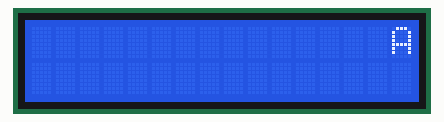
Recording of a sketch running on a simulated Arduino Uno, built with avr-gcc and run on an emulated ATmega328P. Shown: 16×2 character LCD.

Above: at 0.69 s.
At 1.83 s:
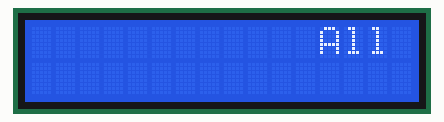
At 2.6 s:
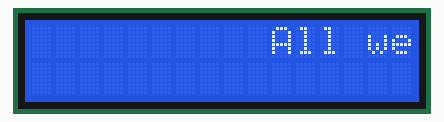
At 3.36 s:
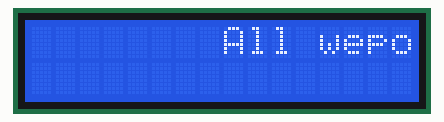
At 4.88 s:
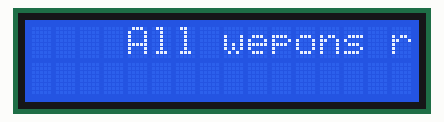
At 6.41 s:
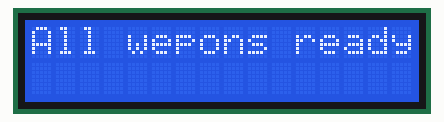

Measured:
- by itself, everything shown: repeats every 6.5 s, in 17 steps

The sketch:

esp8266_10alpha_display.ino
```cpp
/*
  This code initializes and sets up a Liquid Crystal Display 16x2 with an I2C interface
  using the LiquidCrystal I2C library. And prints "Hello world!" and "LCD Tutorial" on the
  first and second lines of the display.

  Board: ESP8266
  Component: Liquid Crystal Display 1620 with I2C Interface
  Library: https://www.arduino.cc/reference/en/libraries/liquidcrystal-i2c/ (LiquidCrystal I2C by Frank de Brabander)
*/

#include <LiquidCrystal_I2C.h>

LiquidCrystal_I2C lcd(0x27, 16, 2);  // initialize the Liquid Crystal Display object with the I2C address 0x27, 16 columns and 2 rows

int i = 0;
int j = 0;
int k = 0;
int delayTime2 = 350; // Delay between shifts

void scrollInFromRight (int line, char str1[]) {
  // Written by R. Jordan Kreindler June 2016
  i = strlen(str1);
  for (j = 16; j >= 0; j--) {
      lcd.setCursor(0, line);
      for (k = 0; k <= 15; k++) {
        lcd.print(" "); // Clear line
      }
      lcd.setCursor(j, line);
      lcd.print(str1);
      delay(delayTime2);
  }
}


void scrollInFromLeft (int line, char str1[]) {
  // Written by R. Jordan Kreindler June 2016
  i = 40 - strlen(str1);
  line = line - 1;
  for (j = i; j <= i + 16; j++) {
    for (k = 0; k <= 15; k++) {
      lcd.print(" "); // Clear line
    }
    lcd.setCursor(j, line);
    lcd.print(str1);
    delay(delayTime2);
  }
}


void setup() {
  lcd.init();       // initialize the LCD
  lcd.clear();      // clear the LCD display
  lcd.backlight();  // Make sure backlight is on

  // Print a message on both lines of the LCD.
  lcd.setCursor(2, 0);  //Set cursor to character 2 on line 0
  lcd.print("Hello world!");

  lcd.setCursor(2, 1);  //Move cursor to character 2 on line 1
  lcd.print("LCD Tutorial");
}

void loop() {
   lcd.clear();

scrollInFromRight(0, "All wepons ready");
}
```
